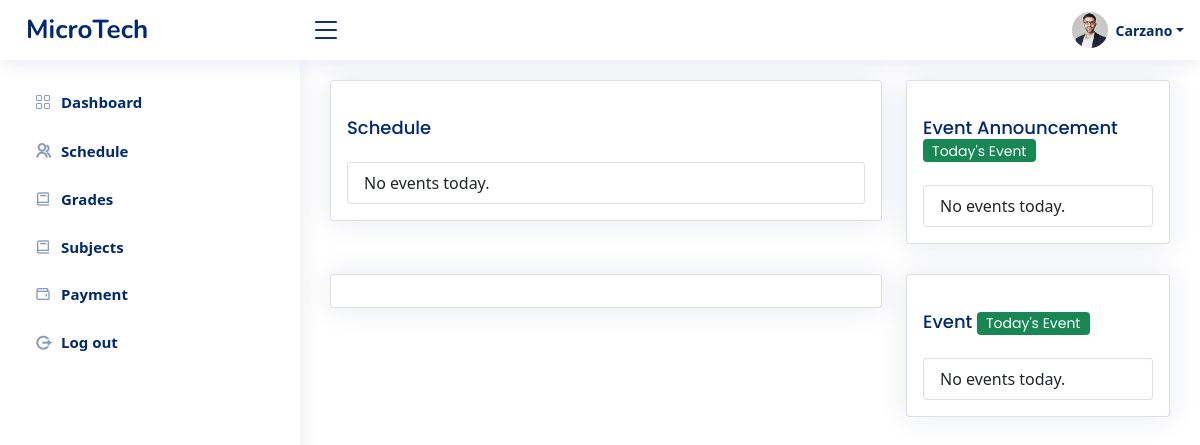
Before: /admin/index3.php (signed in) with the older database file.
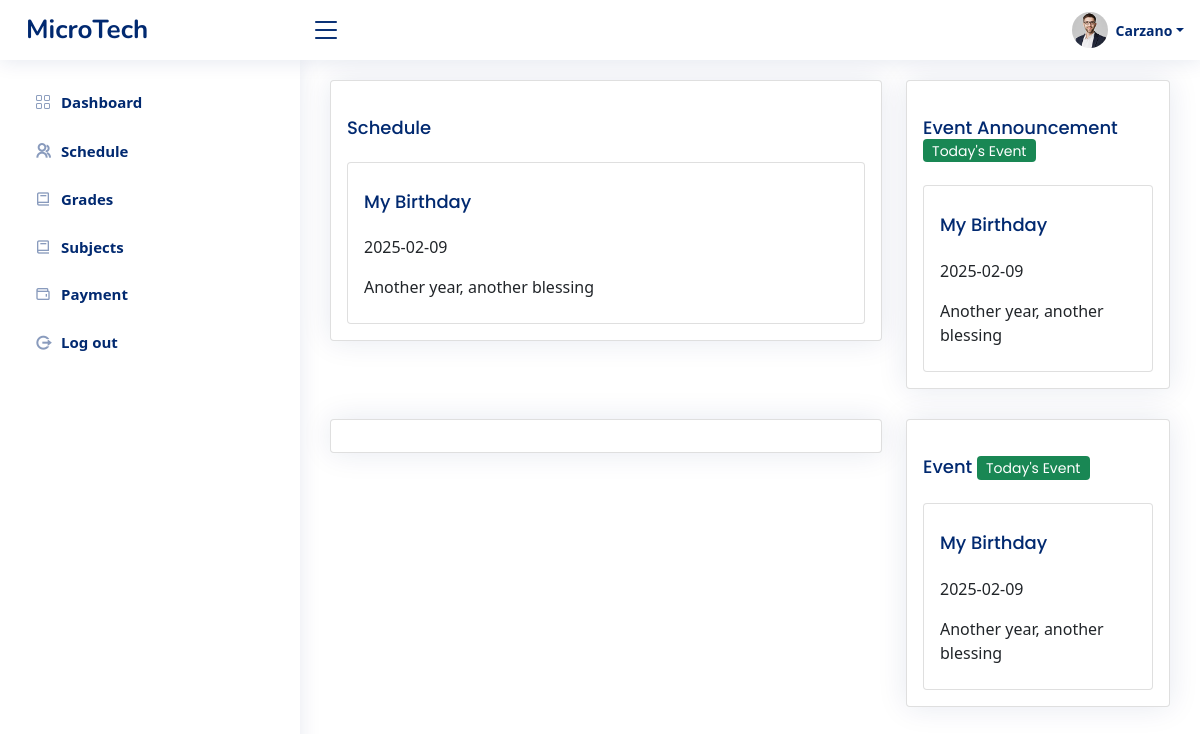
After: the same page with the newer database file.
### tables this page shows
CREATE TABLE `tbl_events` (
  `id` int(11) NOT NULL,
  `title` varchar(50) NOT NULL,
  `date` date NOT NULL,
  `description` varchar(10000) NOT NULL
);

### admin/index3.php (the view, shortened to what this page needs)
<?php
include_once "../templates/header3.php";
?>
<?php
$connection = new Connection();
$pdo = $connection->open();
$sql = "SELECT * FROM tbl_events ORDER BY date DESC";
$stmt = $pdo->query($sql);
$events = $stmt->fetchAll(PDO::FETCH_ASSOC);
$today = date('Y-m-d');
$todaysEvent = null;
$showTodayEvent = true;
foreach ($events as $event) {
    if ($event['date'] === $today) {
        $todaysEvent = $event;
        break;
    }
}
?>
<main id="main" class="main">
    <section class="section dashboard">
        <div class="row">
            <div class="col-lg-8">
                <div class="card">
                    <div class="card-body">
                        <h5 class="card-title">Schedule</h5>
                        <ul class="list-group">
                            <?php if ($showTodayEvent && $todaysEvent) : ?>
                                <li class="list-group-item d-flex justify-content-between align-items-start">
                                    <div style="flex-grow: 1;">
                                        <h6 class="card-title"><?php echo htmlspecialchars($todaysEvent['title']); ?></h6>
                                        <p><?php echo htmlspecialchars($todaysEvent['date']); ?></p>
                                        <p><?php echo htmlspecialchars($todaysEvent['description']); ?></p>
                                    </div>
                                </li>
                            <?php else : ?>
                                <li class="list-group-item">No events today.</li>
                            <?php endif; ?>
                        </ul>
                    </div>
                </div>
            </div>
            <div class="col-lg-4">
                <div class="card">
                    <div class="card-body">
                        <h5 class="card-title">Event Announcement <span class="badge bg-success" style="color: white;">Today's Event</span></h5>
                        <ul class="list-group">
                            <?php if ($showTodayEvent && $todaysEvent) : ?>
                                <li class="list-group-item d-flex justify-content-between align-items-start">
                                    <div style="flex-grow: 1;">
                                        <h6 class="card-title"><?php echo htmlspecialchars($todaysEvent['title']); ?></h6>
                                        <p><?php echo htmlspecialchars($todaysEvent['date']); ?></p>
                                        <p><?php echo htmlspecialchars($todaysEvent['description']); ?></p>
                                    </div>
                                </li>
                            <?php else : ?>
                                <li class="list-group-item">No events today.</li>
                            <?php endif; ?>
                        </ul>
                    </div>
                </div>
            </div>
        </div>
        <div class="row">
            <div class="col-lg-8">
                <div class="card">
                    <div class="card-body">
                    </div>
                </div>
            </div>
            <div class="col-lg-4">
                <div class="card">
                    <div class="card-body">
                        <h5 class="card-title">Event <span class="badge bg-success" style="color: white;">Today's Event</span></h5>
                        <ul class="list-group">
                            <?php if ($showTodayEvent && $todaysEvent) : ?>
                                <li class="list-group-item d-flex justify-content-between align-items-start">
                                    <div style="flex-grow: 1;">
                                        <h6 class="card-title"><?php echo htmlspecialchars($todaysEvent['title']); ?></h6>
                                        <p><?php echo htmlspecialchars($todaysEvent['date']); ?></p>
                                        <p><?php echo htmlspecialchars($todaysEvent['description']); ?></p>
                                    </div>
                                </li>
                            <?php else : ?>
                                <li class="list-group-item">No events today.</li>
                            <?php endif; ?>
                        </ul>
                    </div>
                </div>
            </div>
        </div>
    </section>
</main>
<link href='https://cdn.jsdelivr.net/npm/fullcalendar@5.10.1/main.min.css' rel='stylesheet' />
<link href="https://cdnjs.cloudflare.com/ajax/libs/bootstrap-icons/1.8.3/font/bootstrap-icons.min.css" rel="stylesheet">
<link href="https://cdn.jsdelivr.net/npm/bootstrap@5.1.3/dist/css/bootstrap.min.css" rel="stylesheet">
<link href="https://cdn.jsdelivr.net/npm/bootstrap-datepicker/dist/css/bootstrap-datepicker.min.css" rel="stylesheet">
<?php
include_once "../templates/footer.php";
?>

Changed rows visible on the page:
added tbl_events: title "My Birthday", date "2025-02-09", description "Another year, another blessing"
Other visible differences:
text no longer shown: "No events today. No events today. No events today."
